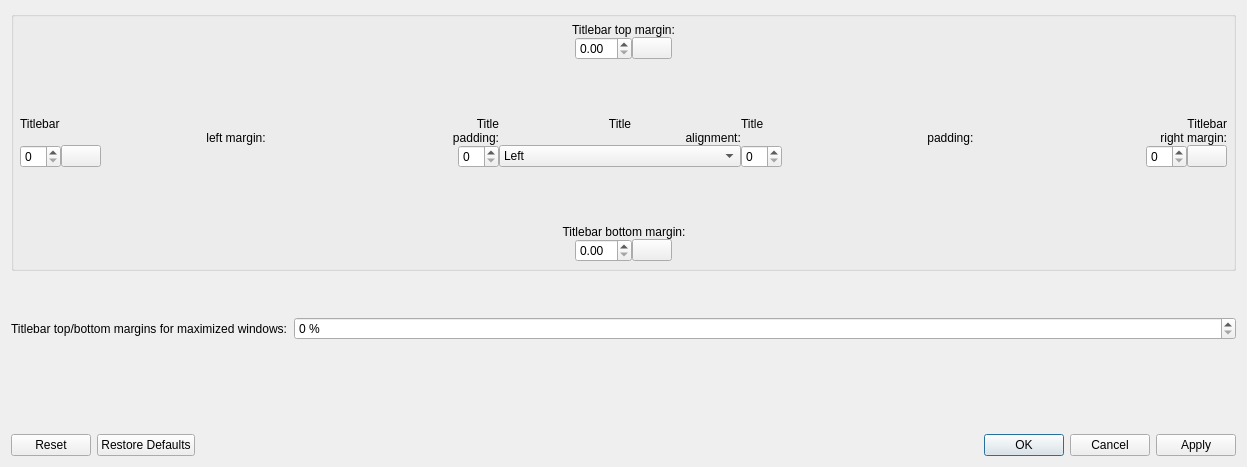
<?xml version="1.0" encoding="UTF-8"?>
<ui version="4.0">
    <class>TitleBarSpacing</class>
    <widget class="QDialog" name="TitleBarSpacing">
        <property name="geometry">
            <rect>
                <x>0</x>
                <y>0</y>
                <width>701</width>
                <height>467</height>
            </rect>
        </property>
        <property name="windowTitle">
            <string>Dialog</string>
        </property>
        <layout class="QVBoxLayout" name="verticalLayout">
            <item>
                <widget class="QGroupBox" name="titleBar_groupbox">
                    <property name="title">
                        <string />
                    </property>
                    <property name="flat">
                        <bool>false</bool>
                    </property>
                    <layout class="QVBoxLayout" name="verticalLayout_6">
                        <property name="spacing">
                            <number>0</number>
                        </property>
                        <property name="leftMargin">
                            <number>0</number>
                        </property>
                        <property name="topMargin">
                            <number>0</number>
                        </property>
                        <property name="rightMargin">
                            <number>0</number>
                        </property>
                        <property name="bottomMargin">
                            <number>0</number>
                        </property>
                        <item>
                            <layout class="QVBoxLayout" name="verticalLayout_7">
                                <item>
                                    <layout class="QGridLayout" name="gridLayout_8">
                                        <property name="leftMargin">
                                            <number>6</number>
                                        </property>
                                        <property name="topMargin">
                                            <number>6</number>
                                        </property>
                                        <property name="rightMargin">
                                            <number>6</number>
                                        </property>
                                        <property name="bottomMargin">
                                            <number>6</number>
                                        </property>
                                        <item row="1" column="5" colspan="2">
                                            <spacer name="horizontalSpacer_46">
                                                <property name="orientation">
                                                    <enum>Qt::Horizontal</enum>
                                                </property>
                                                <property name="sizeHint" stdset="0">
                                                    <size>
                                                        <width>40</width>
                                                        <height>20</height>
                                                    </size>
                                                </property>
                                            </spacer>
                                        </item>
                                        <item row="1" column="1" colspan="2">
                                            <spacer name="horizontalSpacer_43">
                                                <property name="orientation">
                                                    <enum>Qt::Horizontal</enum>
                                                </property>
                                                <property name="sizeHint" stdset="0">
                                                    <size>
                                                        <width>40</width>
                                                        <height>20</height>
                                                    </size>
                                                </property>
                                            </spacer>
                                        </item>
                                        <item row="1" column="0">
                                            <spacer name="horizontalSpacer_3">
                                                <property name="orientation">
                                                    <enum>Qt::Horizontal</enum>
                                                </property>
                                                <property name="sizeHint" stdset="0">
                                                    <size>
                                                        <width>40</width>
                                                        <height>20</height>
                                                    </size>
                                                </property>
                                            </spacer>
                                        </item>
                                        <item row="1" column="4">
                                            <widget class="QPushButton" name="lockTitleBarTopBottomMargins">
                                                <property name="sizePolicy">
                                                    <sizepolicy hsizetype="Fixed" vsizetype="Fixed">
                                                        <horstretch>0</horstretch>
                                                        <verstretch>0</verstretch>
                                                    </sizepolicy>
                                                </property>
                                                <property name="toolTip">
                                                    <string>Lock to make Titlebar top margin and Titlebar bottom margin have the same value</string>
                                                </property>
                                                <property name="text">
                                                    <string />
                                                </property>
                                                <property name="checkable">
                                                    <bool>true</bool>
                                                </property>
                                            </widget>
                                        </item>
                                        <item row="1" column="3">
                                            <widget class="QDoubleSpinBox" name="titleBarTopMargin">
                                                <property name="enabled">
                                                    <bool>true</bool>
                                                </property>
                                                <property name="maximum">
                                                    <double>25.000000000000000</double>
                                                </property>
                                                <property name="singleStep">
                                                    <double>0.050000000000000</double>
                                                </property>
                                            </widget>
                                        </item>
                                        <item row="0" column="1" colspan="6">
                                            <widget class="QLabel" name="label_13">
                                                <property name="text">
                                                    <string>Titlebar top margin:</string>
                                                </property>
                                                <property name="alignment">
                                                    <set>Qt::AlignCenter</set>
                                                </property>
                                                <property name="buddy">
                                                    <cstring>titleBarTopMargin</cstring>
                                                </property>
                                            </widget>
                                        </item>
                                        <item row="1" column="7">
                                            <spacer name="horizontalSpacer_7">
                                                <property name="orientation">
                                                    <enum>Qt::Horizontal</enum>
                                                </property>
                                                <property name="sizeHint" stdset="0">
                                                    <size>
                                                        <width>40</width>
                                                        <height>20</height>
                                                    </size>
                                                </property>
                                            </spacer>
                                        </item>
                                    </layout>
                                </item>
                                <item>
                                    <spacer name="verticalSpacer_4">
                                        <property name="orientation">
                                            <enum>Qt::Vertical</enum>
                                        </property>
                                        <property name="sizeType">
                                            <enum>QSizePolicy::Expanding</enum>
                                        </property>
                                        <property name="sizeHint" stdset="0">
                                            <size>
                                                <width>20</width>
                                                <height>45</height>
                                            </size>
                                        </property>
                                    </spacer>
                                </item>
                                <item>
                                    <layout class="QGridLayout" name="gridLayout_3">
                                        <property name="leftMargin">
                                            <number>6</number>
                                        </property>
                                        <property name="topMargin">
                                            <number>6</number>
                                        </property>
                                        <property name="rightMargin">
                                            <number>6</number>
                                        </property>
                                        <property name="bottomMargin">
                                            <number>6</number>
                                        </property>
                                        <property name="verticalSpacing">
                                            <number>0</number>
                                        </property>
                                        <item row="2" column="9">
                                            <widget class="QSpinBox" name="titleBarRightMargin">
                                                <property name="enabled">
                                                    <bool>true</bool>
                                                </property>
                                                <property name="minimum">
                                                    <number>0</number>
                                                </property>
                                                <property name="maximum">
                                                    <number>30</number>
                                                </property>
                                            </widget>
                                        </item>
                                        <item row="2" column="1">
                                            <widget class="QPushButton" name="lockTitleBarLeftRightMargins">
                                                <property name="sizePolicy">
                                                    <sizepolicy hsizetype="Fixed" vsizetype="Fixed">
                                                        <horstretch>0</horstretch>
                                                        <verstretch>0</verstretch>
                                                    </sizepolicy>
                                                </property>
                                                <property name="toolTip">
                                                    <string>Lock to make Titlebar left margin and Titlebar right margin have the same value</string>
                                                </property>
                                                <property name="text">
                                                    <string />
                                                </property>
                                                <property name="checkable">
                                                    <bool>true</bool>
                                                </property>
                                            </widget>
                                        </item>
                                        <item row="2" column="8">
                                            <spacer name="horizontalSpacer_13">
                                                <property name="orientation">
                                                    <enum>Qt::Horizontal</enum>
                                                </property>
                                                <property name="sizeType">
                                                    <enum>QSizePolicy::Expanding</enum>
                                                </property>
                                                <property name="sizeHint" stdset="0">
                                                    <size>
                                                        <width>20</width>
                                                        <height>20</height>
                                                    </size>
                                                </property>
                                            </spacer>
                                        </item>
                                        <item row="0" column="8" colspan="3">
                                            <widget class="QLabel" name="label_11">
                                                <property name="text">
                                                    <string>Titlebar
                                                        right margin:</string>
                                                </property>
                                                <property name="alignment">
                                                    <set>Qt::AlignRight|Qt::AlignTrailing|Qt::AlignVCenter</set>
                                                </property>
                                                <property name="buddy">
                                                    <cstring>titleBarRightMargin</cstring>
                                                </property>
                                            </widget>
                                        </item>
                                        <item row="2" column="7">
                                            <spacer name="horizontalSpacer_21">
                                                <property name="orientation">
                                                    <enum>Qt::Horizontal</enum>
                                                </property>
                                                <property name="sizeHint" stdset="0">
                                                    <size>
                                                        <width>40</width>
                                                        <height>20</height>
                                                    </size>
                                                </property>
                                            </spacer>
                                        </item>
                                        <item row="2" column="10">
                                            <widget class="QPushButton" name="lockTitleBarLeftRightMargins_2">
                                                <property name="toolTip">
                                                    <string>Lock to make Titlebar left margin and Titlebar right margin have the same value</string>
                                                </property>
                                                <property name="text">
                                                    <string />
                                                </property>
                                                <property name="checkable">
                                                    <bool>true</bool>
                                                </property>
                                            </widget>
                                        </item>
                                        <item row="2" column="2">
                                            <spacer name="horizontalSpacer_4">
                                                <property name="orientation">
                                                    <enum>Qt::Horizontal</enum>
                                                </property>
                                                <property name="sizeHint" stdset="0">
                                                    <size>
                                                        <width>20</width>
                                                        <height>20</height>
                                                    </size>
                                                </property>
                                            </spacer>
                                        </item>
                                        <item row="0" column="0" colspan="3">
                                            <widget class="QLabel" name="label_10">
                                                <property name="text">
                                                    <string>Titlebar
                                                        left margin:</string>
                                                </property>
                                                <property name="alignment">
                                                    <set>Qt::AlignLeading|Qt::AlignLeft|Qt::AlignVCenter</set>
                                                </property>
                                                <property name="buddy">
                                                    <cstring>titleBarLeftMargin</cstring>
                                                </property>
                                            </widget>
                                        </item>
                                        <item row="2" column="0">
                                            <widget class="QSpinBox" name="titleBarLeftMargin">
                                                <property name="minimum">
                                                    <number>0</number>
                                                </property>
                                                <property name="maximum">
                                                    <number>30</number>
                                                </property>
                                            </widget>
                                        </item>
                                        <item row="2" column="3">
                                            <spacer name="horizontalSpacer_19">
                                                <property name="orientation">
                                                    <enum>Qt::Horizontal</enum>
                                                </property>
                                                <property name="sizeHint" stdset="0">
                                                    <size>
                                                        <width>40</width>
                                                        <height>20</height>
                                                    </size>
                                                </property>
                                            </spacer>
                                        </item>
                                        <item row="2" column="4">
                                            <widget class="QSpinBox" name="titleSidePadding">
                                                <property name="sizePolicy">
                                                    <sizepolicy hsizetype="Fixed" vsizetype="Fixed">
                                                        <horstretch>0</horstretch>
                                                        <verstretch>0</verstretch>
                                                    </sizepolicy>
                                                </property>
                                            </widget>
                                        </item>
                                        <item row="2" column="6">
                                            <widget class="QSpinBox" name="titleSidePadding_2">
                                                <property name="sizePolicy">
                                                    <sizepolicy hsizetype="Fixed" vsizetype="Fixed">
                                                        <horstretch>0</horstretch>
                                                        <verstretch>0</verstretch>
                                                    </sizepolicy>
                                                </property>
                                            </widget>
                                        </item>
                                        <item row="0" column="5">
                                            <widget class="QLabel" name="label_3">
                                                <property name="text">
                                                    <string>Title
                                                        alignment:</string>
                                                </property>
                                                <property name="alignment">
                                                    <set>Qt::AlignCenter</set>
                                                </property>
                                                <property name="buddy">
                                                    <cstring>titleAlignment</cstring>
                                                </property>
                                            </widget>
                                        </item>
                                        <item row="2" column="5">
                                            <widget class="QComboBox" name="titleAlignment">
                                                <item>
                                                    <property name="text">
                                                        <string>Left</string>
                                                    </property>
                                                </item>
                                                <item>
                                                    <property name="text">
                                                        <string>Centre</string>
                                                    </property>
                                                </item>
                                                <item>
                                                    <property name="text">
                                                        <string>Centre (Full Width)</string>
                                                    </property>
                                                </item>
                                                <item>
                                                    <property name="text">
                                                        <string>Right</string>
                                                    </property>
                                                </item>
                                            </widget>
                                        </item>
                                        <item row="0" column="3" colspan="2">
                                            <widget class="QLabel" name="label_7">
                                                <property name="text">
                                                    <string>Title
                                                        padding:</string>
                                                </property>
                                                <property name="alignment">
                                                    <set>Qt::AlignRight|Qt::AlignTrailing|Qt::AlignVCenter</set>
                                                </property>
                                                <property name="buddy">
                                                    <cstring>titleSidePadding</cstring>
                                                </property>
                                            </widget>
                                        </item>
                                        <item row="0" column="6" colspan="2">
                                            <widget class="QLabel" name="label_8">
                                                <property name="text">
                                                    <string>Title
                                                        padding:</string>
                                                </property>
                                            </widget>
                                        </item>
                                    </layout>
                                </item>
                                <item>
                                    <spacer name="verticalSpacer_5">
                                        <property name="orientation">
                                            <enum>Qt::Vertical</enum>
                                        </property>
                                        <property name="sizeType">
                                            <enum>QSizePolicy::Expanding</enum>
                                        </property>
                                        <property name="sizeHint" stdset="0">
                                            <size>
                                                <width>20</width>
                                                <height>45</height>
                                            </size>
                                        </property>
                                    </spacer>
                                </item>
                                <item>
                                    <layout class="QGridLayout" name="gridLayout_11">
                                        <property name="leftMargin">
                                            <number>6</number>
                                        </property>
                                        <property name="topMargin">
                                            <number>6</number>
                                        </property>
                                        <property name="rightMargin">
                                            <number>6</number>
                                        </property>
                                        <property name="bottomMargin">
                                            <number>6</number>
                                        </property>
                                        <item row="1" column="0">
                                            <spacer name="horizontalSpacer_11">
                                                <property name="orientation">
                                                    <enum>Qt::Horizontal</enum>
                                                </property>
                                                <property name="sizeHint" stdset="0">
                                                    <size>
                                                        <width>40</width>
                                                        <height>20</height>
                                                    </size>
                                                </property>
                                            </spacer>
                                        </item>
                                        <item row="1" column="1">
                                            <spacer name="horizontalSpacer_10">
                                                <property name="orientation">
                                                    <enum>Qt::Horizontal</enum>
                                                </property>
                                                <property name="sizeHint" stdset="0">
                                                    <size>
                                                        <width>40</width>
                                                        <height>20</height>
                                                    </size>
                                                </property>
                                            </spacer>
                                        </item>
                                        <item row="1" column="2">
                                            <widget class="QDoubleSpinBox" name="titleBarBottomMargin">
                                                <property name="enabled">
                                                    <bool>true</bool>
                                                </property>
                                                <property name="maximum">
                                                    <double>25.000000000000000</double>
                                                </property>
                                                <property name="singleStep">
                                                    <double>0.050000000000000</double>
                                                </property>
                                            </widget>
                                        </item>
                                        <item row="1" column="5">
                                            <spacer name="horizontalSpacer_50">
                                                <property name="orientation">
                                                    <enum>Qt::Horizontal</enum>
                                                </property>
                                                <property name="sizeHint" stdset="0">
                                                    <size>
                                                        <width>40</width>
                                                        <height>20</height>
                                                    </size>
                                                </property>
                                            </spacer>
                                        </item>
                                        <item row="1" column="4">
                                            <spacer name="horizontalSpacer_12">
                                                <property name="orientation">
                                                    <enum>Qt::Horizontal</enum>
                                                </property>
                                                <property name="sizeHint" stdset="0">
                                                    <size>
                                                        <width>40</width>
                                                        <height>20</height>
                                                    </size>
                                                </property>
                                            </spacer>
                                        </item>
                                        <item row="0" column="1" colspan="4">
                                            <widget class="QLabel" name="label_18">
                                                <property name="text">
                                                    <string>Titlebar bottom margin:</string>
                                                </property>
                                                <property name="alignment">
                                                    <set>Qt::AlignCenter</set>
                                                </property>
                                                <property name="buddy">
                                                    <cstring>titleBarBottomMargin</cstring>
                                                </property>
                                            </widget>
                                        </item>
                                        <item row="1" column="3">
                                            <widget class="QPushButton" name="lockTitleBarTopBottomMargins_2">
                                                <property name="toolTip">
                                                    <string>Lock to make Titlebar top margin and Titlebar bottom margin have the same value</string>
                                                </property>
                                                <property name="text">
                                                    <string />
                                                </property>
                                                <property name="checkable">
                                                    <bool>true</bool>
                                                </property>
                                            </widget>
                                        </item>
                                    </layout>
                                </item>
                            </layout>
                        </item>
                    </layout>
                </widget>
            </item>
            <item>
                <spacer name="verticalSpacer_8">
                    <property name="orientation">
                        <enum>Qt::Vertical</enum>
                    </property>
                    <property name="sizeType">
                        <enum>QSizePolicy::Fixed</enum>
                    </property>
                    <property name="sizeHint" stdset="0">
                        <size>
                            <width>20</width>
                            <height>40</height>
                        </size>
                    </property>
                </spacer>
            </item>
            <item>
                <layout class="QFormLayout" name="formLayout_4">
                    <item row="0" column="0">
                        <widget class="QLabel" name="label_15">
                            <property name="text">
                                <string>Titlebar top/bottom margins for maximized windows:</string>
                            </property>
                            <property name="buddy">
                                <cstring>percentMaximizedTopBottomMargins</cstring>
                            </property>
                        </widget>
                    </item>
                    <item row="0" column="1">
                        <widget class="QSpinBox" name="percentMaximizedTopBottomMargins">
                            <property name="suffix">
                                <string> %</string>
                            </property>
                            <property name="maximum">
                                <number>100</number>
                            </property>
                        </widget>
                    </item>
                </layout>
            </item>
            <item>
                <spacer name="verticalSpacer">
                    <property name="orientation">
                        <enum>Qt::Vertical</enum>
                    </property>
                    <property name="sizeType">
                        <enum>QSizePolicy::MinimumExpanding</enum>
                    </property>
                    <property name="sizeHint" stdset="0">
                        <size>
                            <width>20</width>
                            <height>40</height>
                        </size>
                    </property>
                </spacer>
            </item>
            <item>
                <widget class="QDialogButtonBox" name="buttonBox">
                    <property name="orientation">
                        <enum>Qt::Horizontal</enum>
                    </property>
                    <property name="standardButtons">
                        <set>QDialogButtonBox::Apply|QDialogButtonBox::Cancel|QDialogButtonBox::Ok|QDialogButtonBox::Reset|QDialogButtonBox::RestoreDefaults</set>
                    </property>
                </widget>
            </item>
        </layout>
    </widget>
    <tabstops>
        <tabstop>titleBarTopMargin</tabstop>
        <tabstop>lockTitleBarTopBottomMargins</tabstop>
        <tabstop>titleBarLeftMargin</tabstop>
        <tabstop>lockTitleBarLeftRightMargins</tabstop>
        <tabstop>titleSidePadding</tabstop>
        <tabstop>titleAlignment</tabstop>
        <tabstop>titleSidePadding_2</tabstop>
        <tabstop>titleBarRightMargin</tabstop>
        <tabstop>lockTitleBarLeftRightMargins_2</tabstop>
        <tabstop>titleBarBottomMargin</tabstop>
        <tabstop>lockTitleBarTopBottomMargins_2</tabstop>
        <tabstop>percentMaximizedTopBottomMargins</tabstop>
    </tabstops>
    <resources>
        <include location="silverdecoration_config.qrc" />
    </resources>
    <connections>
        <connection>
            <sender>lockTitleBarTopBottomMargins</sender>
            <signal>toggled(bool)</signal>
            <receiver>lockTitleBarTopBottomMargins_2</receiver>
            <slot>setChecked(bool)</slot>
            <hints>
                <hint type="sourcelabel">
                    <x>385</x>
                    <y>65</y>
                </hint>
                <hint type="destinationlabel">
                    <x>404</x>
                    <y>273</y>
                </hint>
            </hints>
        </connection>
        <connection>
            <sender>lockTitleBarTopBottomMargins_2</sender>
            <signal>toggled(bool)</signal>
            <receiver>lockTitleBarTopBottomMargins</receiver>
            <slot>setChecked(bool)</slot>
            <hints>
                <hint type="sourcelabel">
                    <x>400</x>
                    <y>245</y>
                </hint>
                <hint type="destinationlabel">
                    <x>399</x>
                    <y>44</y>
                </hint>
            </hints>
        </connection>
        <connection>
            <sender>lockTitleBarLeftRightMargins</sender>
            <signal>toggled(bool)</signal>
            <receiver>lockTitleBarLeftRightMargins_2</receiver>
            <slot>setChecked(bool)</slot>
            <hints>
                <hint type="sourcelabel">
                    <x>94</x>
                    <y>168</y>
                </hint>
                <hint type="destinationlabel">
                    <x>673</x>
                    <y>154</y>
                </hint>
            </hints>
        </connection>
        <connection>
            <sender>lockTitleBarLeftRightMargins_2</sender>
            <signal>toggled(bool)</signal>
            <receiver>lockTitleBarLeftRightMargins</receiver>
            <slot>setChecked(bool)</slot>
            <hints>
                <hint type="sourcelabel">
                    <x>660</x>
                    <y>166</y>
                </hint>
                <hint type="destinationlabel">
                    <x>89</x>
                    <y>169</y>
                </hint>
            </hints>
        </connection>
        <connection>
            <sender>titleSidePadding</sender>
            <signal>valueChanged(int)</signal>
            <receiver>titleSidePadding_2</receiver>
            <slot>setValue(int)</slot>
            <hints>
                <hint type="sourcelabel">
                    <x>269</x>
                    <y>177</y>
                </hint>
                <hint type="destinationlabel">
                    <x>482</x>
                    <y>177</y>
                </hint>
            </hints>
        </connection>
        <connection>
            <sender>titleSidePadding_2</sender>
            <signal>valueChanged(int)</signal>
            <receiver>titleSidePadding</receiver>
            <slot>setValue(int)</slot>
            <hints>
                <hint type="sourcelabel">
                    <x>452</x>
                    <y>173</y>
                </hint>
                <hint type="destinationlabel">
                    <x>240</x>
                    <y>161</y>
                </hint>
            </hints>
        </connection>
        <connection>
            <sender>buttonBox</sender>
            <signal>accepted()</signal>
            <receiver>TitleBarSpacing</receiver>
            <slot>accept()</slot>
            <hints>
                <hint type="sourcelabel">
                    <x>526</x>
                    <y>435</y>
                </hint>
                <hint type="destinationlabel">
                    <x>617</x>
                    <y>386</y>
                </hint>
            </hints>
        </connection>
        <connection>
            <sender>buttonBox</sender>
            <signal>rejected()</signal>
            <receiver>TitleBarSpacing</receiver>
            <slot>reject()</slot>
            <hints>
                <hint type="sourcelabel">
                    <x>629</x>
                    <y>439</y>
                </hint>
                <hint type="destinationlabel">
                    <x>651</x>
                    <y>397</y>
                </hint>
            </hints>
        </connection>
    </connections>
</ui>
